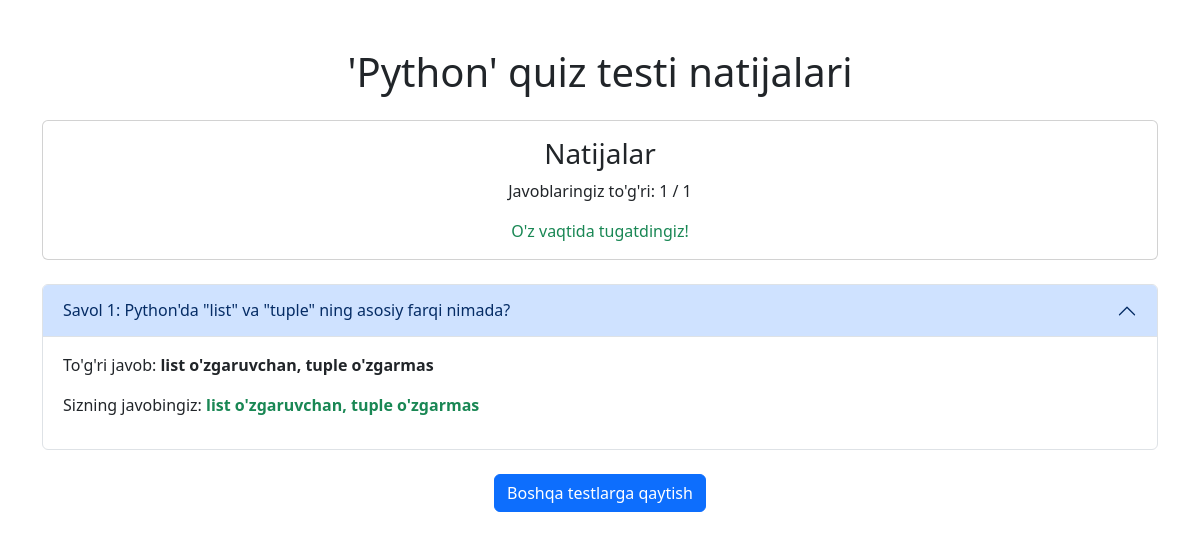
Page /result/15/ (signed in) on the committed database.
### quiz/models.py (models this page shows, shortened)
class Answer(models.Model):
    quiz = models.ForeignKey(Quiz, on_delete=models.CASCADE)
    author = models.ForeignKey(User, on_delete=models.CASCADE)
    start_time = models.DateTimeField()
    end_time = models.DateTimeField()
    is_late = models.BooleanField()

class Quiz(models.Model):
    name = models.CharField(max_length=100)
    author = models.ForeignKey(User, on_delete=models.CASCADE)
    amount = models.IntegerField()

class AnswerDetail(models.Model):
    answer = models.ForeignKey(Answer, on_delete=models.CASCADE)
    question = models.ForeignKey(Question, on_delete=models.CASCADE)
    user_choice = models.ForeignKey(Option, on_delete=models.CASCADE)
    @property
    def is_correct(self):
        return self.user_choice == self.question.correct_option

class Question(models.Model):
    name = models.CharField(max_length=255)
    set = models.ForeignKey(QuestionSet, on_delete=models.CASCADE)
    @property
    def correct_option(self):
        return Option.objects.get(question=self, correct=True)

class Option(models.Model):
    name = models.CharField(max_length=100)
    question = models.ForeignKey(Question, on_delete=models.CASCADE)
    correct = models.BooleanField(default=False)

### quiz/views.py (the view)
# urls.py: path('result/<int:answer_id>/', quiz_result, name='quiz_result'),
@login_required
def quiz_result(request, answer_id):
    answer = get_object_or_404(Answer, id=answer_id)
    details = AnswerDetail.objects.filter(answer=answer)
    correct_count = sum(detail.is_correct for detail in details)
    total_questions = details.count()
    return render(request, 'quiz_result.html', {
        'answer': answer,
        'details': details,
        'correct_count': correct_count,
        'total_questions': total_questions
    })

### templates/quiz_result.html (shortened to what this page needs)
<!DOCTYPE html>
<html lang="en">
<head>
    <link href="https://cdn.jsdelivr.net/npm/bootstrap@5.3.0/dist/css/bootstrap.min.css" rel="stylesheet">
</head>
<body>
    <div class="container mt-5">
        <h1 class="mb-4 text-center">'{{ answer.quiz.name }}' quiz testi natijalari</h1>
        <div class="card mb-4">
            <div class="card-body text-center">
                <h3 class="card-title">Natijalar</h3>
                <p class="card-text">Javoblaringiz to'g'ri: {{ correct_count }} / {{ total_questions }}</p>
                <p class="card-text {% if answer.is_late %}text-danger{% else %}text-success{% endif %}">
                    {% if answer.is_late %}
                        Keçikdiz!
                    {% else %}
                        O'z vaqtida tugatdingiz!
                    {% endif %}
                </p>
            </div>
        </div>
        <div class="accordion" id="resultAccordion">
            {% for detail in answer.answerdetail_set.all %}
            <div class="accordion-item">
                <h2 class="accordion-header" id="heading{{ forloop.counter }}">
                    <button class="accordion-button {% if not forloop.first %}collapsed{% endif %}" type="button" data-bs-toggle="collapse" data-bs-target="#collapse{{ forloop.counter }}" aria-expanded="true" aria-controls="collapse{{ forloop.counter }}">
                        Savol {{ forloop.counter }}: {{ detail.question.name }}
                    </button>
                </h2>
                <div id="collapse{{ forloop.counter }}" class="accordion-collapse collapse {% if forloop.first %}show{% endif %}" aria-labelledby="heading{{ forloop.counter }}" data-bs-parent="#resultAccordion">
                    <div class="accordion-body">
                        <p>To'g'ri javob: <strong>{{ detail.question.correct_option.name }}</strong></p>
                        <p>Sizning javobingiz: <strong class="{% if detail.is_correct %}text-success{% else %}text-danger{% endif %}">
                            {{ detail.user_choice.name }}
                        </strong></p>
                    </div>
                </div>
            </div>
            {% endfor %}
        </div>
        <div class="text-center mt-4">
            <a href="{% url 'quiz_list' %}" class="btn btn-primary">Boshqa testlarga qaytish</a>
        </div>
    </div>
</body>
</html>

### rows in the picture
Answer: quiz.name "Python"
AnswerDetail: question.name "Python'da \"list\" va \"tuple\" ning asosiy farqi nimada?", question.correct_option.name "list o'zgaruvchan, tuple o'zgarmas", user_choice.name "list o'zgaruvchan, tuple o'zgarmas"

### other values in the picture
{{ correct_count }} "1"
{{ total_questions }} "1"
